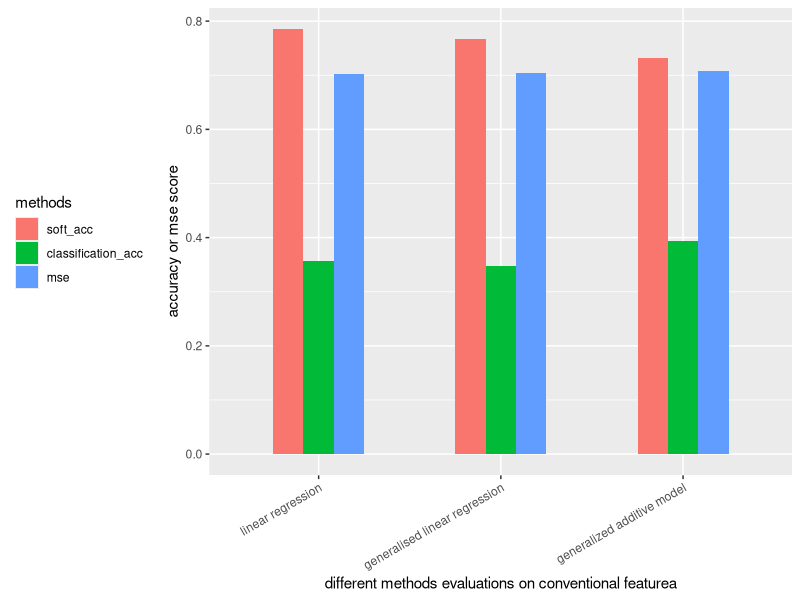
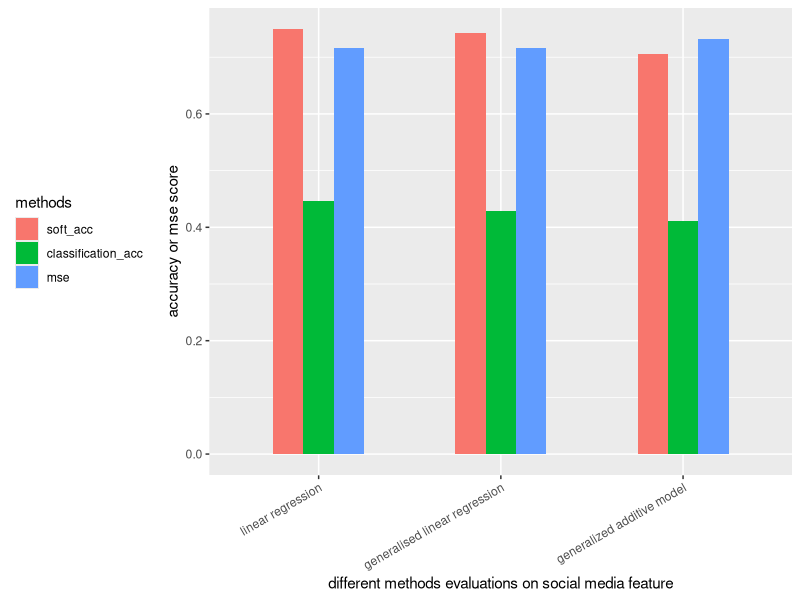
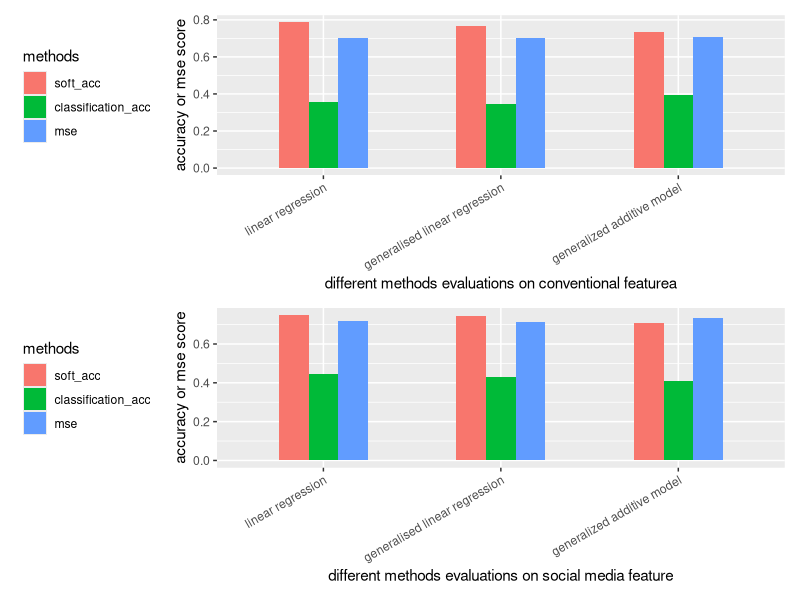

These figures' R source, in order:
library(dplyr)
library(tidyr)
library(caret)
library(ggplot2)
library(reshape2)

# evaluation for conventional features
conventional_eval.df <- data.frame(soft_acc = c(0.7857143, 0.7678571,  0.7321429), 
                              classification_acc = c(0.3571429, 0.3471429,  0.3928571),  
                              mse = c(0.7017915, 0.704498, 0.7079963),
                              type = c("linear regression", "generalised linear regression", "generalized additive model"))
conventional.m <- melt(conventional_eval.df)

conventional.m$type <- factor(conventional.m$type, levels = c("linear regression", 
                                                              "generalised linear regression", 
                                                              "generalized additive model"))


socialmedia_eval.df <- data.frame(soft_acc = c(0.75, 0.743, 0.7056806), 
                                  classification_acc = c(0.4464286, 0.4285714, 0.4107143),  
                                  mse = c(0.7167638,  0.7156921, 0.7321429),
                                  type = c("linear regression", "generalised linear regression", "generalized additive model"))
socialmedia_eval.m <- melt(socialmedia_eval.df)
socialmedia_eval.m$type <- factor(socialmedia_eval.m$type, levels = c("linear regression", 
                                                                      "generalised linear regression", 
                                                                      "generalized additive model"))

p1 <- ggplot(conventional.m, aes(x=type, y=value))+
geom_bar(aes(fill=variable),  position="dodge",stat="identity", width = 0.5)+
theme(legend.position="left")+
labs(y="accuracy or mse score", 
     x="different methods evaluations on conventional featurea", 
     fill = "methods")+
theme(axis.text.x = element_text(angle = 30, hjust = 1))
p1
p2 <- ggplot(socialmedia_eval.m, aes(x=type, y=value))+
  geom_bar(aes(fill=variable),  position="dodge",stat="identity", width = 0.5)+
  theme(legend.position="left")+
  labs(y="accuracy or mse score", 
       x="different methods evaluations on social media feature", 
       fill = "methods")+
  theme(axis.text.x = element_text(angle = 30, hjust = 1))
p2
library(patchwork)
regression_p<- p1 + p2 + plot_layout(nrow = 2, heights = c(1, 1))
ggsave("figures/regression_comparsion.jpg")
